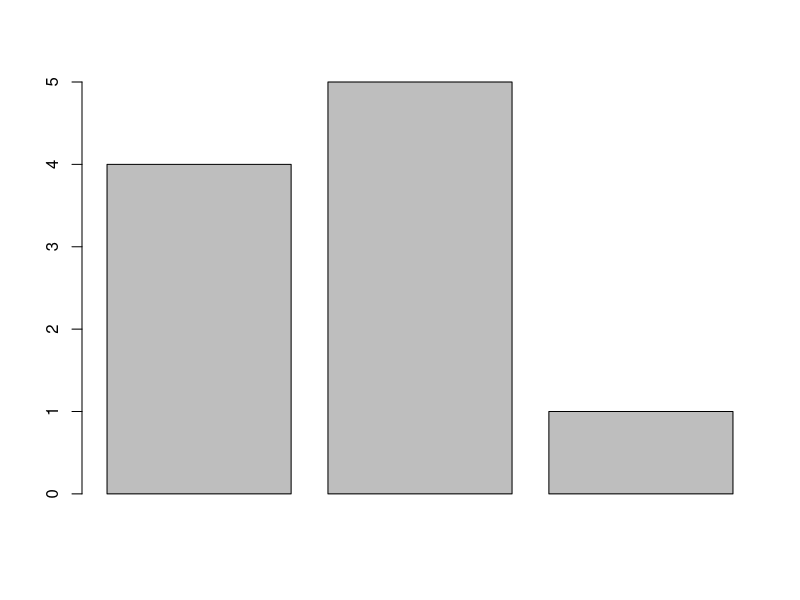
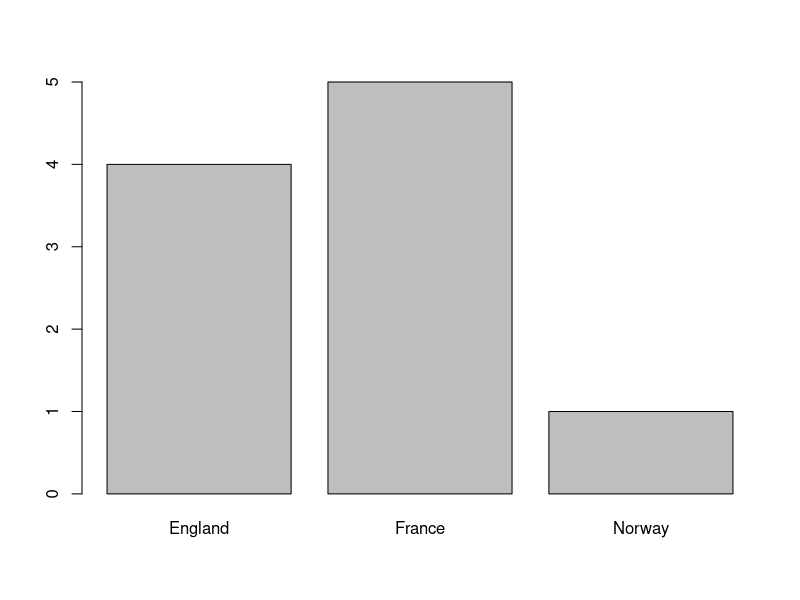
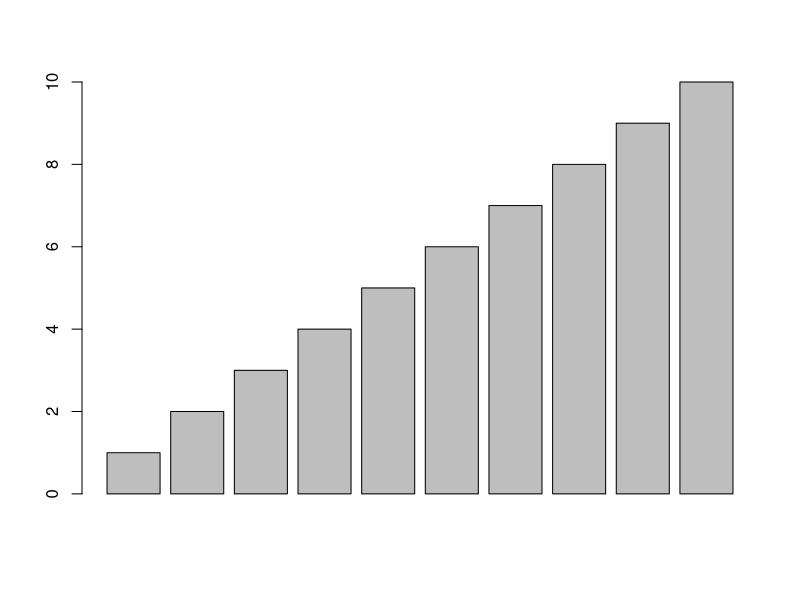
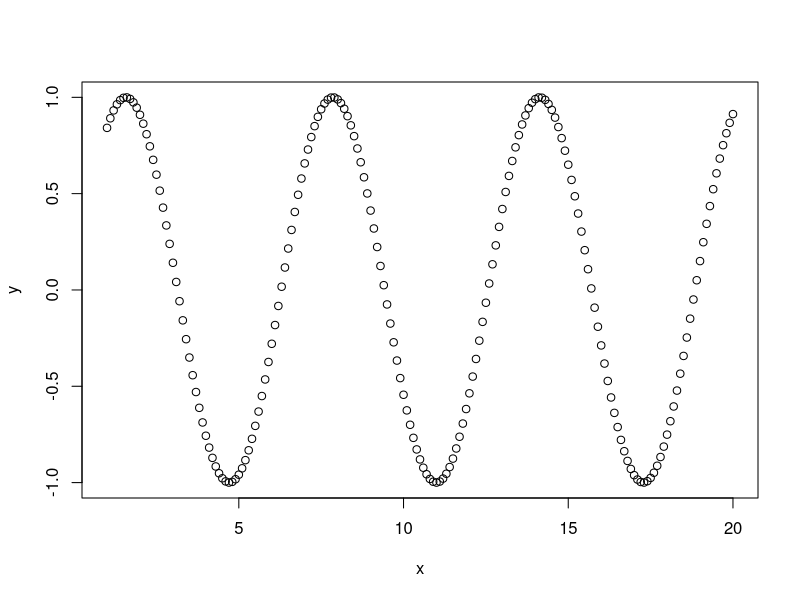
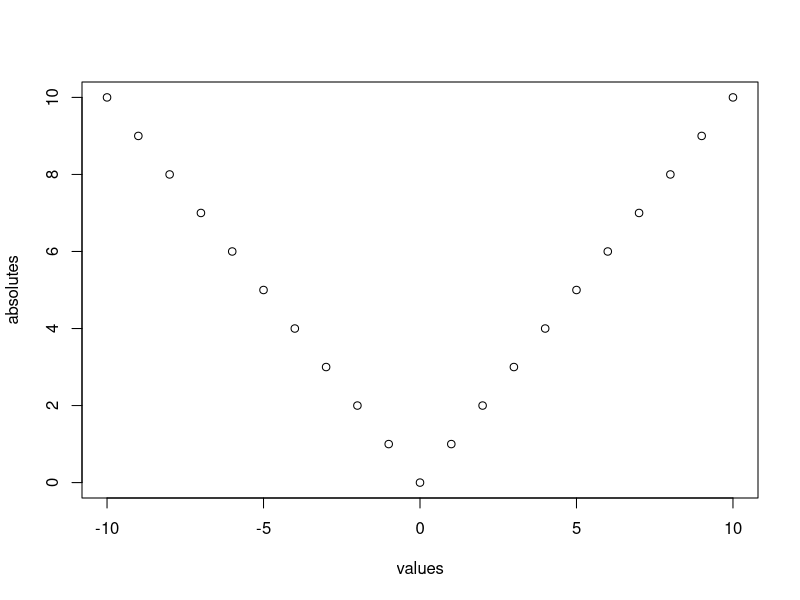

Write the R code that produced these figures, in order.
## ---- chunk 1
c(4, 7, 9)
c('a', 'b', 'c')
c(1, TRUE, "three")
## ---- chunk 2
5:9
seq(5, 9)
seq(5, 9, 0.5)
9:5
## ---- chunk 3
sentence <- c('walk', 'the', 'plank')
sentence

sentence[3]
sentence[1]
sentence[3] <- "dog"
sentence[4] <- 'to'
sentence

sentence[c(1, 3)]
sentence[2:4]
sentence[5:7] <- c('the', 'poop', 'deck')
sentence
## ---- chunk 4
ranks <- 1:3
names(ranks) <- c("first", "second", "third")
ranks
ranks["first"]
ranks["third"] <- 4
ranks
## ---- chunk 5
a <- c(1, 2, 3)
a + 1
a / 2
a*2
b <- c(4, 5, 6)
a + b
a-b
a == c(1, 99, 3)
a < b
## ---- chunk 6
sin(a)
sqrt(a)
# ---
rep(sqrt(16), times = 3)
sum(1, 3, 5)
## ---- chunk 7
a <- c(1, 3, NA, 7, 9)
sum(a)
help(sum)
sum(a, na.rm = TRUE)
## ---- chunk 8
vesselsSunk <- c(4, 5, 1)
barplot(vesselsSunk)
names(vesselsSunk) <- c("England", "France", "Norway")
barplot(vesselsSunk)

barplot(v<-1:10)
## ---- chunk 9
x <- seq(1, 20, 0.1)
y <- sin(x)
plot(x, y)
#
values <- -10:10
absolutes <- abs(values)
plot(values, absolutes)
